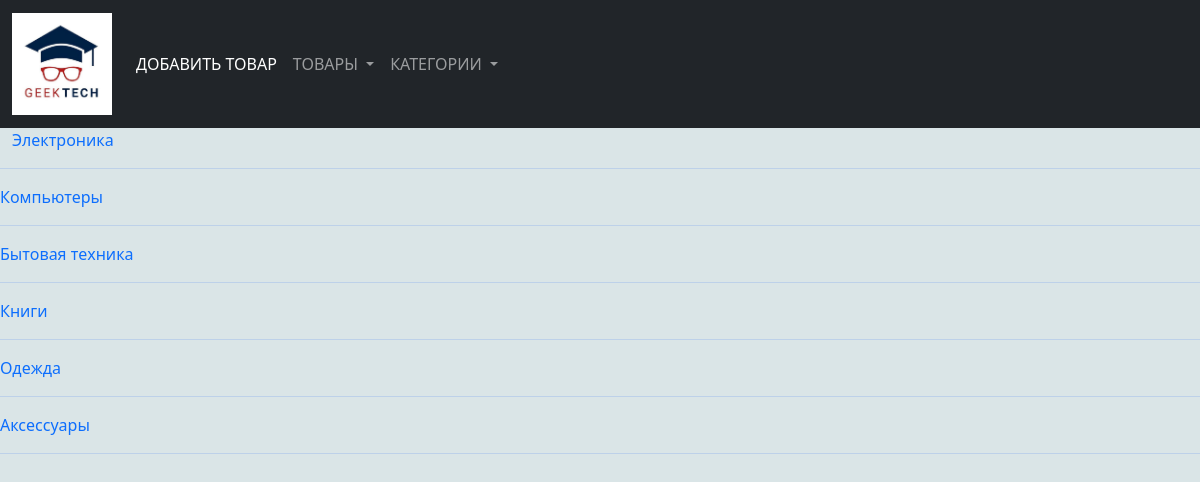
The page / on the database its author committed.
### product/models.py (models this page shows)
class Category(models.Model):
    name = models.CharField(max_length=100)
    class Meta:
        verbose_name = "Категория"
        verbose_name_plural = "Категории"
    def __str__(self):
        return self.name

### product/views.py (the view)
# urls.py: path("",views.category_vievs),
def category_vievs(request):
    category=Category.objects.all()
    produts=Products.objects.all()
    print(category)
    data={
        "Title":"Главная страница",
        "Category_list" : category,
        "Product_list": produts
    }
    return render(request,"index.html",context=data)

### templates/index.html
{% extends "layout.html"%}
{% block content %}
{% for Category in Category_list %}
    <a href="/Category/{{ Category.id}}/">{{ Category}}</a><br/>
    <hr/>
{% endfor %}
{%endblock%}

### product/static/CSS/style.css (style rules this page uses)
body { background-color: #dae5e7; color: cornflowerblue; }
a { text-decoration:none ; }

### rows shown on the page
Category: name "Электроника"
Category: name "Компьютеры"
Category: name "Бытовая техника"
Category: name "Книги"
Category: name "Одежда"
Category: name "Аксессуары"
